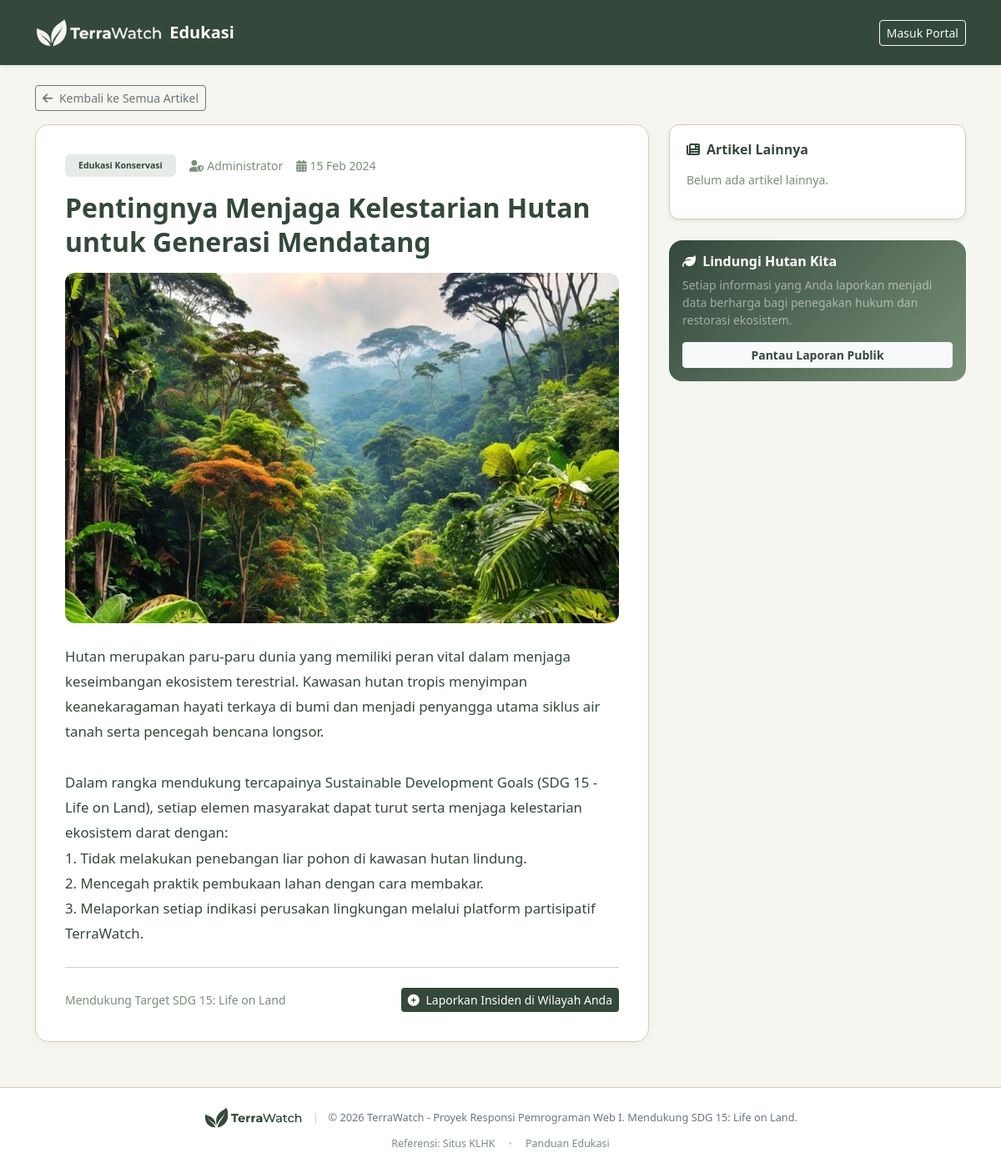
The app's page /user/detail_artikel.php?id=1 with its own data.
### tables this page shows
CREATE TABLE `articles` (
  `article_id` INT                       NOT NULL AUTO_INCREMENT,
  `admin_id`   INT                       NOT NULL,
  `title`      VARCHAR(255)              NOT NULL,
  `content`    TEXT                      NOT NULL,
  `image`      VARCHAR(255)              NULL DEFAULT NULL,
  `status`     ENUM('Draft','Published') NOT NULL DEFAULT 'Draft',
  `created_at` TIMESTAMP                 NOT NULL DEFAULT CURRENT_TIMESTAMP,
  `updated_at` TIMESTAMP                 NOT NULL DEFAULT CURRENT_TIMESTAMP ON UPDATE CURRENT_TIMESTAMP,
  PRIMARY KEY (`article_id`),
  INDEX `idx_articles_created_at` (`created_at`),
  CONSTRAINT `fk_articles_admin` FOREIGN KEY (`admin_id`) REFERENCES `users`(`user_id`)
);

CREATE TABLE `users` (
  `user_id`       INT                  NOT NULL AUTO_INCREMENT,
  `name`          VARCHAR(100)         NOT NULL,
  `email`         VARCHAR(150)         NOT NULL,
  `password`      VARCHAR(255)         NOT NULL,
  `role`          ENUM('user','admin') NOT NULL DEFAULT 'user',
  `is_active`     TINYINT(1)           NOT NULL DEFAULT 1,
  `profile_photo` VARCHAR(255)         NULL DEFAULT NULL,
  `phone`         VARCHAR(20)          NULL DEFAULT NULL,
  `address`       TEXT                 NULL,
  `created_at`    TIMESTAMP            NOT NULL DEFAULT CURRENT_TIMESTAMP,
  PRIMARY KEY (`user_id`),
  UNIQUE INDEX `idx_users_email` (`email`)
);

### helpers/functions.php (called while the page is built, shortened)
<?php
function isLoggedIn(): bool
{
    return isset($_SESSION['user_id']);
}
function formatDate(string $date, string $format = 'd M Y'): string
{
    $months = [
        'Jan' => 'Jan', 'Feb' => 'Feb', 'Mar' => 'Mar',
        'Apr' => 'Apr', 'May' => 'Mei', 'Jun' => 'Jun',
        'Jul' => 'Jul', 'Aug' => 'Agu', 'Sep' => 'Sep',
        'Oct' => 'Okt', 'Nov' => 'Nov', 'Dec' => 'Des',
    ];
    $formatted = date($format, strtotime($date));
    return str_replace(array_keys($months), array_values($months), $formatted);
}
function getImageUrl(?string $path): string
{
    $appUrl = defined('APP_URL') ? rtrim(APP_URL, '/') : '';
    $cleanPath = ltrim($path, '/');
    if (strpos($cleanPath, 'uploads/') === 0 || strpos($cleanPath, 'assets/') === 0) {
        return $appUrl . '/' . $cleanPath;
    }
    return $appUrl . '/uploads/' . $cleanPath;
}

### user/detail_artikel.php (the view, shortened to what this page needs)
<?php
require_once __DIR__ . '/../helpers/functions.php';
$isUserLoggedIn = isLoggedIn();
$articleId = (int)($_GET['id'] ?? 0);
try {
    $stmt = $pdo->prepare("
        SELECT a.*, u.name as author_name
        FROM articles a
        LEFT JOIN users u ON a.admin_id = u.user_id
        WHERE a.article_id = ? AND a.status = 'Published'
    ");
    $stmt->execute([$articleId]);
    $article = $stmt->fetch(PDO::FETCH_ASSOC);
    $stmtRelated = $pdo->prepare("
        SELECT * FROM articles
        WHERE article_id != ? AND status = 'Published'
        ORDER BY created_at DESC
        LIMIT 3
    ");
    $stmtRelated->execute([$articleId]);
    $relatedArticles = $stmtRelated->fetchAll(PDO::FETCH_ASSOC);
} catch (PDOException $e) {
    redirect('artikel.php');
}
?>
<!DOCTYPE html>
<html lang="id">
<head>
    <link href="https://cdn.jsdelivr.net/npm/bootstrap@5.3.2/dist/css/bootstrap.min.css" rel="stylesheet">
    <link href="https://cdnjs.cloudflare.com/ajax/libs/font-awesome/6.5.1/css/all.min.css" rel="stylesheet">
    <link href="../assets/css/style.css" rel="stylesheet">
</head>
<body>
<?php if ($isUserLoggedIn): ?>
    <?php include __DIR__ . '/../includes/sidebar.php'; ?>
    <?php include __DIR__ . '/../includes/topbar.php'; ?>
    <main class="main-content">
<?php else: ?>
    <nav class="navbar navbar-dark bg-pine py-3 shadow-sm" style="background:#34483B;">
        <div class="container">
            <a class="navbar-brand fw-bold d-flex align-items-center" href="artikel.php">
                <img src="<?= APP_URL ?>/assets/img/terrawatch-logo-light.png" alt="TerraWatch" style="height: 36px; object-fit: contain;">
                <span class="ms-2">Edukasi</span>
            </a>
            <a href="../auth/login.php" class="btn btn-outline-light btn-sm">Masuk Portal</a>
        </div>
    </nav>
    <main class="container py-4">
<?php endif; ?>
    <div class="mb-3">
        <a href="artikel.php" class="btn btn-outline-secondary btn-sm">
            <i class="fas fa-arrow-left me-1"></i> Kembali ke Semua Artikel
        </a>
    </div>
    <div class="row">
        <div class="col-lg-8">
            <article class="article-content-card">
                <div class="d-flex align-items-center gap-3 mb-3 text-muted small">
                    <span class="badge px-3 py-2 fw-bold" style="background:rgba(120,144,120,0.18); color:#34483B;">Edukasi Konservasi</span>
                    <span><i class="fas fa-user-shield me-1"></i><?= htmlspecialchars($article['author_name'] ?? 'Admin TerraWatch') ?></span>
                    <span><i class="fas fa-calendar-alt me-1"></i><?= formatDate($article['created_at']) ?></span>
                </div>
                <h2 class="fw-bold text-pine mb-3" style="line-height:1.3; color:#34483B;">
                    <?= htmlspecialchars($article['title']) ?>
                </h2>
                <?php if (!empty($article['image'])): ?>
                    <img src="<?= htmlspecialchars(getImageUrl($article['image'])) ?>"
                         class="article-main-img"
                         alt="<?= htmlspecialchars($article['title']) ?>"
                         onerror="this.onerror=null;this.src='<?= APP_URL ?>/assets/img/default-forest.jpg'">
                <?php endif; ?>
                <div class="article-body-text">
                    <?= nl2br(htmlspecialchars($article['content'])) ?>
                </div>
                <hr class="my-4">
                <div class="d-flex justify-content-between align-items-center">
                    <span class="text-muted small">Mendukung Target SDG 15: Life on Land</span>
                    <a href="buat_laporan.php" class="btn btn-sm btn-success" style="background:#34483B;border:none;">
                        <i class="fas fa-plus-circle me-1"></i> Laporkan Insiden di Wilayah Anda
                    </a>
                </div>
            </article>
        </div>
        <div class="col-lg-4">
            <div class="related-card shadow-sm">
                <h6 class="fw-bold text-pine mb-3"><i class="fas fa-newspaper me-2"></i>Artikel Lainnya</h6>
                <?php if (empty($relatedArticles)): ?>
                    <p class="text-muted small">Belum ada artikel lainnya.</p>
                <?php endif; ?>
            </div>
            <div class="card p-3 border-0 rounded-4 text-white" style="background:linear-gradient(135deg, #34483B, #789078);">
                <h6 class="fw-bold"><i class="fas fa-leaf me-1"></i> Lindungi Hutan Kita</h6>
                <p class="small text-white-50 mb-3">Setiap informasi yang Anda laporkan menjadi data berharga bagi penegakan hukum dan restorasi ekosistem.</p>
                <a href="laporan_publik.php" class="btn btn-light btn-sm text-pine fw-bold" style="color:#34483B;">Pantau Laporan Publik</a>
            </div>
        </div>
    </div>
</main>
<?php include __DIR__ . '/../includes/footer.php'; ?>

### assets/css/style.css (style rules this page uses)
:root { --pine: #34483B; --sage: #789078; --soft-leaf: #B5C2AA; --cloud-cream: #F6F6F0; --stone-beige: #D6CBB5; --muted-terracotta: #C17B58; --primary-dark-green: #34483B; --secondary-green: #789078; --accent-green: #789078; --light-sage: #B5C2AA; --bg-light: #F6F6F0; --white: #FFFFFF; --status-pending: #C17B58; --status-verified: #789078; --status-in-progress: #789078; --status-completed: #34483B; --status-rejected: #C17B58; --status-revision: #C17B58; --maroon-btn: #C17B58; --sidebar-width: 260px; --cat-deforestasi: #34483B; --cat-degradasi: #789078; --cat-gambut: #C17B58; --amber-bg: #F6F6F0; --amber-border: #D6CBB5; --text-dark: #34483B; --text-muted: #789078; --border-color: #D6CBB5; }
* { margin: 0; padding: 0; box-sizing: border-box; }
body { font-family: 'Segoe UI', 'Inter', -apple-system, BlinkMacSystemFont, sans-serif; background-color: var(--bg-light); color: var(--text-dark); overflow-x: hidden; }
a { text-decoration: none; color: inherit; }
.text-muted { color: var(--text-muted) !important; }
.text-pine { color: #34483B !important; }
.bg-pine { background-color: #34483B !important; }
.btn-success { background-color: #34483B !important; border-color: #34483B !important; color: #ffffff !important; }

### user/detail_artikel.php (style rules this page uses)
.article-content-card { background: #ffffff; border-radius: 16px; padding: 35px; border: 1px solid #D6CBB5; box-shadow: 0 4px 15px rgba(0,0,0,0.03); margin-bottom: 30px; }
.article-main-img { width: 100%; max-height: 420px; object-fit: cover; border-radius: 12px; margin-bottom: 25px; }
.article-body-text { font-size: 1.05rem; line-height: 1.8; color: #34483B; }
.related-card { background: #ffffff; border-radius: 12px; padding: 20px; border: 1px solid #D6CBB5; margin-bottom: 25px; }

### records on screen
articles: admin.name "Administrator", created_at "15 Feb 2024", title "Pentingnya Menjaga Kelestarian Hutan untuk Generasi Mendatang", image (picture), content "Hutan merupakan paru-paru dunia yang memiliki peran vital dalam menjaga keseimbangan ekosistem terestrial. Kawasan hutan tropis menyimpan keanekaragaman hayati terkaya di bumi dan menjadi penyangga utama siklus air tanah serta pencegah bencana longsor. Dalam rangka mendukung tercapainya Sustainable Development Goals (SDG 15 - Life on Land), setiap elemen masyarakat dapat turut serta menjaga kelestarian ekosistem darat dengan: 1. Tidak melakukan penebangan liar pohon di kawasan hutan lindung. 2. Mencegah praktik pembukaan lahan dengan cara membakar. 3. Melaporkan setiap indikasi perusakan lingkungan melalui platform partisipatif TerraWatch."
